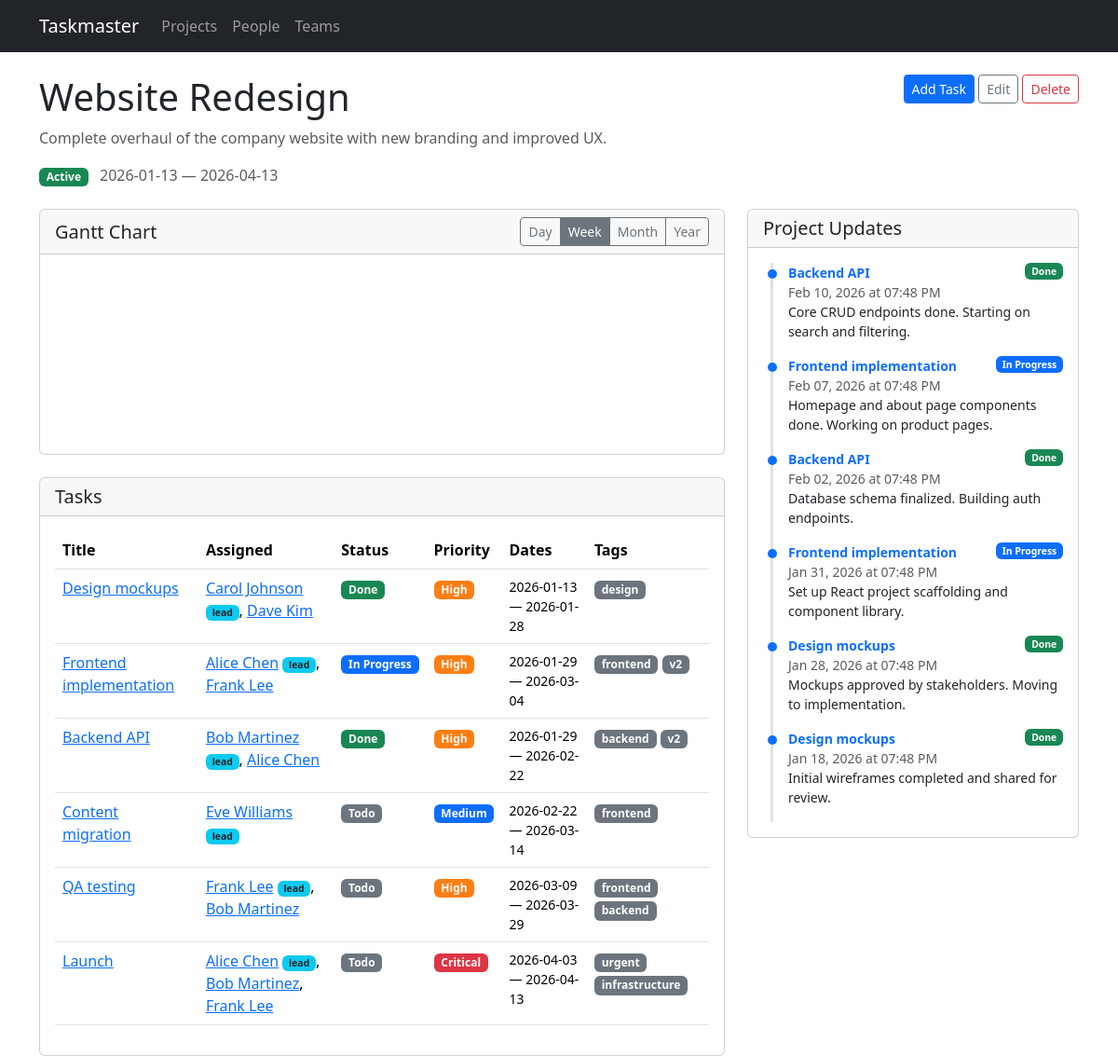
The page /projects/1 on the database as committed earlier.
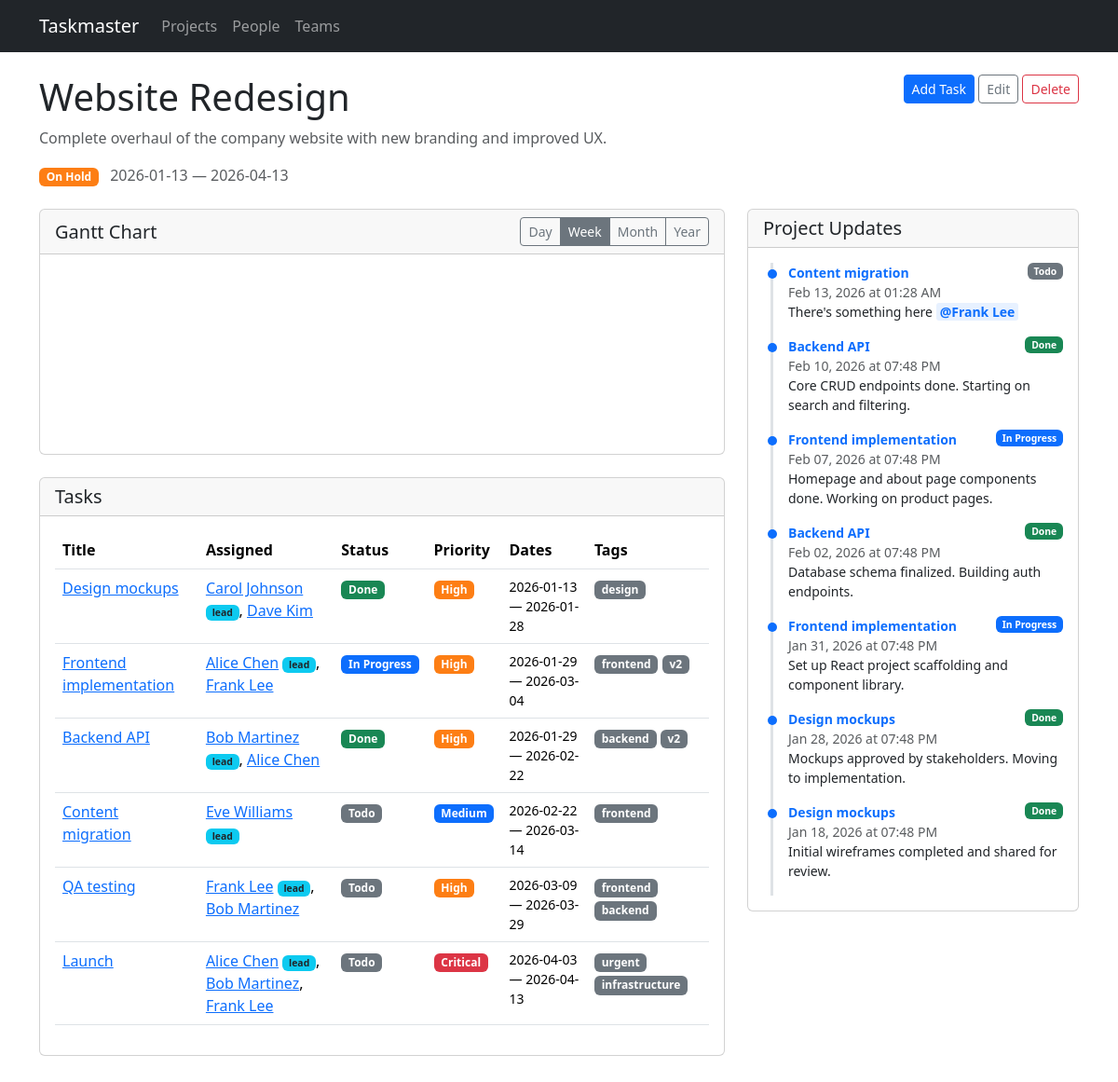
The same page on the database as committed later.
### models.py (models this page shows, shortened)
class Project(db.Model):
    id = db.Column(db.Integer, primary_key=True)
    name = db.Column(db.String(200), nullable=False)
    description = db.Column(db.Text)
    start_date = db.Column(db.Date)
    end_date = db.Column(db.Date)
    status = db.Column(db.String(20), default='active')  # active, completed, on_hold
    tasks = db.relationship('Task', backref='project', lazy=True, cascade='all, delete-orphan')

class Task(db.Model):
    id = db.Column(db.Integer, primary_key=True)
    title = db.Column(db.String(200), nullable=False)
    description = db.Column(db.Text)
    project_id = db.Column(db.Integer, db.ForeignKey('project.id'), nullable=False)
    start_date = db.Column(db.Date, nullable=False)
    end_date = db.Column(db.Date, nullable=False)
    status = db.Column(db.String(20), default='todo')  # todo, in_progress, done
    priority = db.Column(db.String(20), default='medium')  # low, medium, high, critical
    assignments = db.relationship('TaskAssignment', backref='task', lazy=True,
                                   cascade='all, delete-orphan')
    tags = db.relationship('Tag', secondary=task_tags, backref=db.backref('tasks', lazy=True))
    status_updates = db.relationship('StatusUpdate', backref='task', lazy=True,
                                     order_by='StatusUpdate.created_at.desc()',
                                     cascade='all, delete-orphan')
    dependencies = db.relationship(
        'Task',
        secondary='task_dependency',
        primaryjoin='Task.id == TaskDependency.task_id',
        secondaryjoin='Task.id == TaskDependency.depends_on_id',
        backref=db.backref('dependents', lazy=True),
        lazy=True,
    )
    @property
    def lead(self):
        for a in self.assignments:
            if a.is_lead:
                return a.person
        return None
    @property
    def assignees(self):
        return [a.person for a in self.assignments]

class Person(db.Model):
    id = db.Column(db.Integer, primary_key=True)
    name = db.Column(db.String(120), nullable=False)
    email = db.Column(db.String(120))
    team_id = db.Column(db.Integer, db.ForeignKey('team.id'))
    assignments = db.relationship('TaskAssignment', backref='person', lazy=True)

class Tag(db.Model):
    id = db.Column(db.Integer, primary_key=True)
    name = db.Column(db.String(50), unique=True, nullable=False)

class StatusUpdate(db.Model):
    id = db.Column(db.Integer, primary_key=True)
    task_id = db.Column(db.Integer, db.ForeignKey('task.id'), nullable=False)
    content = db.Column(db.Text, nullable=False)
    created_at = db.Column(db.DateTime, default=datetime.utcnow)
    mentions = db.relationship('Person', secondary=status_update_mentions,
                               backref=db.backref('mentioned_in', lazy=True))

### routes/projects.py (the view)
@bp.route('/projects/<int:id>')
def detail(id):
    project = Project.query.get_or_404(id)
    task_ids = [t.id for t in project.tasks]
    all_updates = StatusUpdate.query.filter(
        StatusUpdate.task_id.in_(task_ids)
    ).order_by(StatusUpdate.created_at.desc()).all() if task_ids else []
    return render_template('projects/detail.html', project=project,
                           all_updates=all_updates)

### templates/projects/detail.html (shortened to what this page needs)
{% extends "base.html" %}
{% block content %}
<div class="d-flex justify-content-between align-items-start mb-3">
    <div>
        <h1>{{ project.name }}</h1>
        {% if project.description %}
        <p class="text-muted">{{ project.description }}</p>
        {% endif %}
        <div class="mb-2">
            <span class="badge badge-{{ project.status }}">{{ project.status | replace('_', ' ') | title }}</span>
            {% if project.start_date %}<span class="text-muted ms-2">{{ project.start_date }}</span>{% endif %}
            {% if project.end_date %}<span class="text-muted"> &mdash; {{ project.end_date }}</span>{% endif %}
        </div>
    </div>
    <div>
        <a href="{{ url_for('tasks.new_task', project_id=project.id) }}" class="btn btn-primary btn-sm">Add Task</a>
        <a href="{{ url_for('projects.edit_project', id=project.id) }}" class="btn btn-outline-secondary btn-sm">Edit</a>
        <form method="post" action="{{ url_for('projects.delete_project', id=project.id) }}" class="d-inline"
              onsubmit="return confirm('Delete this project and all its tasks?')">
            <button type="submit" class="btn btn-outline-danger btn-sm">Delete</button>
        </form>
    </div>
</div>
<div class="row g-4">
<div class="col-lg-8">
    {% if project.tasks %}
    <div class="card mb-4">
        <div class="card-header d-flex justify-content-between align-items-center">
            <h5 class="mb-0">Gantt Chart</h5>
            <div class="btn-group btn-group-sm" id="gantt-zoom">
                <button type="button" class="btn btn-outline-secondary" data-mode="Day">Day</button>
                <button type="button" class="btn btn-outline-secondary active" data-mode="Week">Week</button>
                <button type="button" class="btn btn-outline-secondary" data-mode="Month">Month</button>
                <button type="button" class="btn btn-outline-secondary" data-mode="Year">Year</button>
            </div>
        </div>
        <div class="card-body gantt-container">
            <svg id="gantt"></svg>
        </div>
    </div>
    <div class="card">
        <div class="card-header"><h5 class="mb-0">Tasks</h5></div>
        <div class="card-body">
            <div class="table-responsive">
                <table class="table table-hover">
                    <thead>
                        <tr>
                            <th>Title</th>
                            <th>Assigned</th>
                            <th>Status</th>
                            <th>Priority</th>
                            <th>Dates</th>
                            <th>Tags</th>
                        </tr>
                    </thead>
                    <tbody>
                        {% for task in project.tasks %}
                        <tr>
                            <td><a href="{{ url_for('tasks.detail', id=task.id) }}">{{ task.title }}</a></td>
                            <td>
                                {% if task.assignees %}
                                    {% for person in task.assignees %}
                                    <a href="{{ url_for('people.detail', id=person.id) }}">{{ person.name }}</a>{% if task.lead and person.id == task.lead.id %} <span class="badge bg-info text-dark" style="font-size:0.65em">lead</span>{% endif %}{% if not loop.last %}, {% endif %}
                                    {% endfor %}
                                {% else %}
                                <span class="text-muted">Unassigned</span>
                                {% endif %}
                            </td>
                            <td><span class="badge badge-{{ task.status }}">{{ task.status | replace('_', ' ') | title }}</span></td>
                            <td><span class="badge badge-{{ task.priority }}">{{ task.priority | title }}</span></td>
                            <td class="small">{{ task.start_date }} &mdash; {{ task.end_date }}</td>
                            <td>
                                {% for tag in task.tags %}
                                <span class="badge bg-secondary">{{ tag.name }}</span>
                                {% endfor %}
                            </td>
                        </tr>
                        {% endfor %}
                    </tbody>
                </table>
            </div>
        </div>
    </div>
    {% else %}
    <div class="text-center py-5">
        <p class="text-muted">No tasks yet.</p>
        <a href="{{ url_for('tasks.new_task', project_id=project.id) }}" class="btn btn-primary">Add the first task</a>
    </div>
    {% endif %}
</div>
<div class="col-lg-4">
    <div class="card" style="position: sticky; top: 1rem;">
        <div class="card-header"><h5 class="mb-0">Project Updates</h5></div>
        <div class="card-body" style="max-height: 80vh; overflow-y: auto;">
            {% if all_updates %}
            <div class="status-timeline">
                {% for update in all_updates %}
                <div class="update-item">
                    <div class="d-flex justify-content-between align-items-start">
                        <a href="{{ url_for('tasks.detail', id=update.task.id) }}" class="fw-semibold small text-decoration-none">{{ update.task.title }}</a>
                        <span class="badge badge-{{ update.task.status }}" style="font-size:0.65em">{{ update.task.status | replace('_', ' ') | title }}</span>
                    </div>
                    <div class="text-muted small">{{ update.created_at.strftime('%b %d, %Y at %I:%M %p') }}</div>
                    <div class="small">{{ update.content|render_mentions }}</div>
                </div>
                {% endfor %}
            </div>
            {% else %}
            <p class="text-muted mb-0 small">No updates yet. Add status updates from individual task pages.</p>
            {% endif %}
        </div>
    </div>
</div>
</div>
{% endblock %}

### templates/base.html (shortened to what this page needs)
<!DOCTYPE html>
<html lang="en">
<head>
    <link href="https://cdn.jsdelivr.net/npm/bootstrap@5.3.3/dist/css/bootstrap.min.css" rel="stylesheet">
    <link rel="stylesheet" href="https://cdn.jsdelivr.net/npm/frappe-gantt@0.6.1/dist/frappe-gantt.min.css">
    <link rel="stylesheet" href="{{ url_for('static', filename='style.css') }}">
</head>
<body>
    <nav class="navbar navbar-expand-lg navbar-dark bg-dark">
        <div class="container">
            <a class="navbar-brand" href="{{ url_for('index') }}">Taskmaster</a>
            <div class="collapse navbar-collapse" id="navbarNav">
                <ul class="navbar-nav">
                    <li class="nav-item">
                        <a class="nav-link" href="{{ url_for('projects.list_projects') }}">Projects</a>
                    </li>
                    <li class="nav-item">
                        <a class="nav-link" href="{{ url_for('people.list_people') }}">People</a>
                    </li>
                    <li class="nav-item">
                        <a class="nav-link" href="{{ url_for('teams.list_teams') }}">Teams</a>
                    </li>
                </ul>
            </div>
        </div>
    </nav>
    <main class="container mt-4">
        {% block content %}{% endblock %}
    </main>
</body>
</html>

### static/style.css (style rules this page uses)
.badge-medium { background-color: #0d6efd; }
.badge-high { background-color: #fd7e14; }
.badge-critical { background-color: #dc3545; }
.badge-todo { background-color: #6c757d; }
.badge-in_progress { background-color: #0d6efd; }
.badge-done { background-color: #198754; }
.badge-on_hold { background-color: #fd7e14; }
.status-timeline { border-left: 3px solid #dee2e6; padding-left: 1rem; margin-left: 0.5rem; }
.status-timeline .update-item { position: relative; padding-bottom: 1rem; }
.status-timeline .update-item::before { content: ''; position: absolute; left: -1.35rem; top: 0.4rem; width: 10px; height: 10px; border-radius: 50%; background: #0d6efd; }
.gantt-container { overflow-x: auto; margin: 1rem 0; }
.mention-tag { background-color: #e7f1ff; color: #0d6efd; padding: 0 4px; border-radius: 3px; font-weight: 600; }

Rows that differ between the two databases and show on the page:
changed Project "Website Redesign": status "Active" → "On Hold"
added StatusUpdate: task "Content migration", task.status "Todo", created_at "Feb 13, 2026 at 01:28 AM", content|render_mentions "There's something here @Frank Lee"
